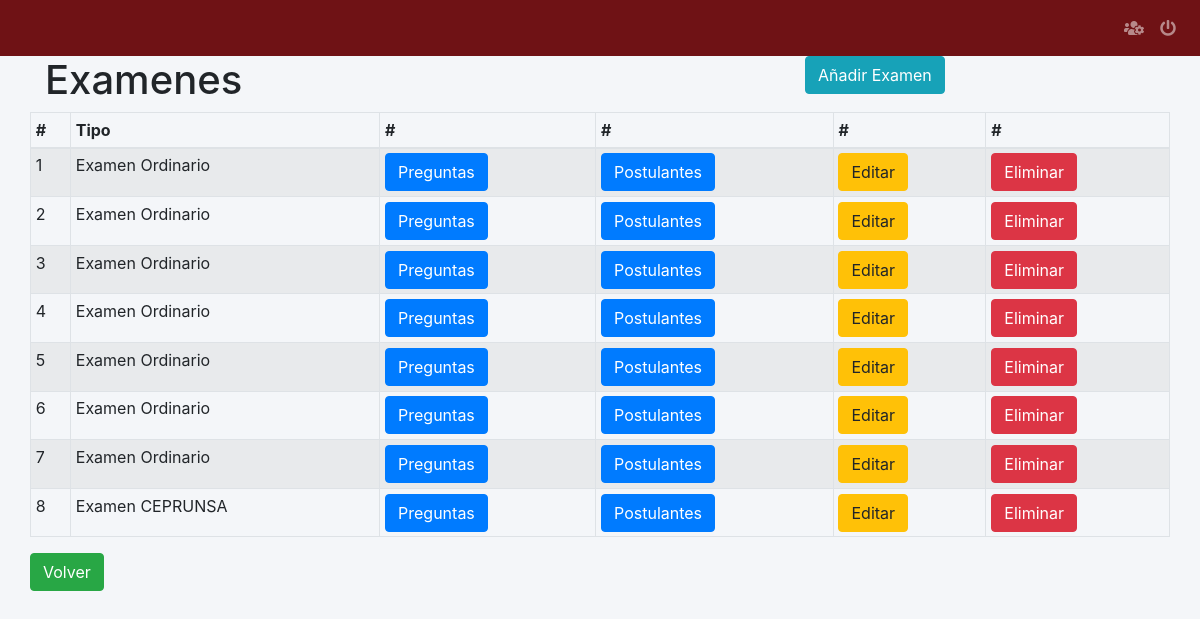
Page /ExList on the committed database.
### simulador/models.py (models this page shows, shortened)
class Examen(models.Model):
    Tipo = models.CharField(max_length=100, choices=GEEKS_CHOICES, default='O')
    Fecha_Examen = models.DateTimeField(blank=False,null=False)
    Fecha_Resultados = models.DateTimeField(default=None,blank=True,null=True)
    Duracion = models.TimeField(default=0,blank=True,null=False)
    Estado = models.BooleanField(default=True)
    Nmro_Preguntas = models.IntegerField(default=80)
    soluciones = models.TextField(default="000000000000000000000000000000000000000000000000000000000000000000000000000000000")

### simulador/views.py (the view)
# urls.py: path('ExList', views.ExamenList.as_view(), name='Exlist'),
class ExamenList(ListView):
    model = Examen
    template_name = 'simulador/Admin/examen_list.html'

### simulador/templates/simulador/Admin/examen_list.html (shortened to what this page needs)
{% extends "base_admin.html" %}
{% load static %}
{% block div %}
<div class="row">
    <div class="col-sm-8">
        <h1>Examenes</h1>
    </div>
    <div class="col-sm-4">
        <a href="{% url 'Excreate' %}" type="submit" class="btn btn-info">Añadir Examen</a>
    </div>
</div>
<div class="row">
<table id="dtBasicExample" class="table table-striped table-bordered table-sm" cellspacing="0" width="100%">
  <thead>
    <tr>
      <th class="th-sm">#</th>
      <th class="th-sm">Tipo</th>
      <th class="th-sm">#</th>
      <th class="th-sm">#</th>
      <th class="th-sm">#</th>
      <th class="th-sm">#</th>
    </tr>
  </thead>
  <tbody>
    {% for i in object_list %}
    <tr>
      <td>{{i.id}}</td>
      <td>Examen {{i.get_Tipo_display}}</td>
      <td>
          <a href="{% url 'ExPreglist' i.id %}" type="submit" class="btn btn-primary">Preguntas</a>
      </td>
      <td>
          <a href="{% url 'ExPostlist' i.id %}" type="submit" class="btn btn-primary">Postulantes</a>
      </td>
      <td>
          <a href="{% url 'Exedit' i.id %}" type="submit" class="btn btn-warning">Editar</a>
      </td>
      <td>
          <a href="{% url 'Exdelete' i.id %}" type="submit" class="btn btn-danger">Eliminar</a>
      </td>
    </tr>
    {% empty %}
    <p>No articles yet.</p>
    {% endfor %}
  </tbody>
</table>
  <br>
  <a href="{% url 'Administrador' %}" class="btn btn-success">Volver</a>
</div>
{% endblock %}

### rows in the picture
Examen: id "1", Tipo "Ordinario"
Examen: id "2", Tipo "Ordinario"
Examen: id "3", Tipo "Ordinario"
Examen: id "4", Tipo "Ordinario"
Examen: id "5", Tipo "Ordinario"
Examen: id "6", Tipo "Ordinario"
Examen: id "7", Tipo "Ordinario"
Examen: id "8", Tipo "CEPRUNSA"
